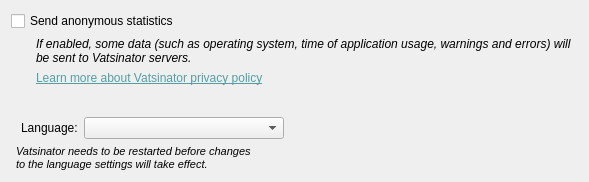
<?xml version="1.0" encoding="UTF-8"?>
<ui version="4.0">
 <class>MiscellaneousPage</class>
 <widget class="QWidget" name="MiscellaneousPage">
  <property name="geometry">
   <rect>
    <x>0</x>
    <y>0</y>
    <width>589</width>
    <height>182</height>
   </rect>
  </property>
  <property name="windowTitle">
   <string notr="true">Miscellaneous</string>
  </property>
  <layout class="QVBoxLayout" name="verticalLayout">
   <item>
    <widget class="QCheckBox" name="StatsCheckBox">
     <property name="text">
      <string>Send anonymous statistics</string>
     </property>
    </widget>
   </item>
   <item>
    <widget class="QLabel" name="label">
     <property name="font">
      <font>
       <italic>true</italic>
      </font>
     </property>
     <property name="text">
      <string>If enabled, some data (such as operating system, time of application usage, warnings and errors) will be sent to Vatsinator servers.</string>
     </property>
     <property name="wordWrap">
      <bool>true</bool>
     </property>
     <property name="indent">
      <number>25</number>
     </property>
    </widget>
   </item>
   <item>
    <widget class="QLabel" name="label_2">
     <property name="text">
      <string>&lt;html&gt;&lt;head/&gt;&lt;body&gt;&lt;p&gt;&lt;a href=&quot;http://vatsinator.eu.org/&quot;&gt;&lt;span style=&quot; text-decoration: underline; color:#539fa3;&quot;&gt;Learn more about Vatsinator privacy policy&lt;/span&gt;&lt;/a&gt;&lt;/p&gt;&lt;/body&gt;&lt;/html&gt;</string>
     </property>
     <property name="indent">
      <number>25</number>
     </property>
    </widget>
   </item>
   <item>
    <spacer name="verticalSpacer_2">
     <property name="orientation">
      <enum>Qt::Vertical</enum>
     </property>
     <property name="sizeHint" stdset="0">
      <size>
       <width>20</width>
       <height>388</height>
      </size>
     </property>
    </spacer>
   </item>
   <item>
    <layout class="QHBoxLayout" name="horizontalLayout_4">
     <item>
      <widget class="QLabel" name="label_9">
       <property name="text">
        <string>Language:</string>
       </property>
       <property name="indent">
        <number>10</number>
       </property>
      </widget>
     </item>
     <item>
      <widget class="QComboBox" name="LanguageComboBox">
       <property name="minimumSize">
        <size>
         <width>200</width>
         <height>0</height>
        </size>
       </property>
      </widget>
     </item>
     <item>
      <spacer name="horizontalSpacer_5">
       <property name="orientation">
        <enum>Qt::Horizontal</enum>
       </property>
       <property name="sizeHint" stdset="0">
        <size>
         <width>40</width>
         <height>20</height>
        </size>
       </property>
      </spacer>
     </item>
    </layout>
   </item>
   <item>
    <widget class="QLabel" name="label_8">
     <property name="font">
      <font>
       <pointsize>8</pointsize>
       <italic>true</italic>
      </font>
     </property>
     <property name="text">
      <string>&lt;html&gt;&lt;head/&gt;&lt;body&gt;&lt;p&gt;Vatsinator needs to be restarted before changes&lt;br/&gt;to the language settings will take effect.&lt;/p&gt;&lt;/body&gt;&lt;/html&gt;</string>
     </property>
     <property name="indent">
      <number>5</number>
     </property>
    </widget>
   </item>
  </layout>
 </widget>
 <resources/>
 <connections/>
</ui>
